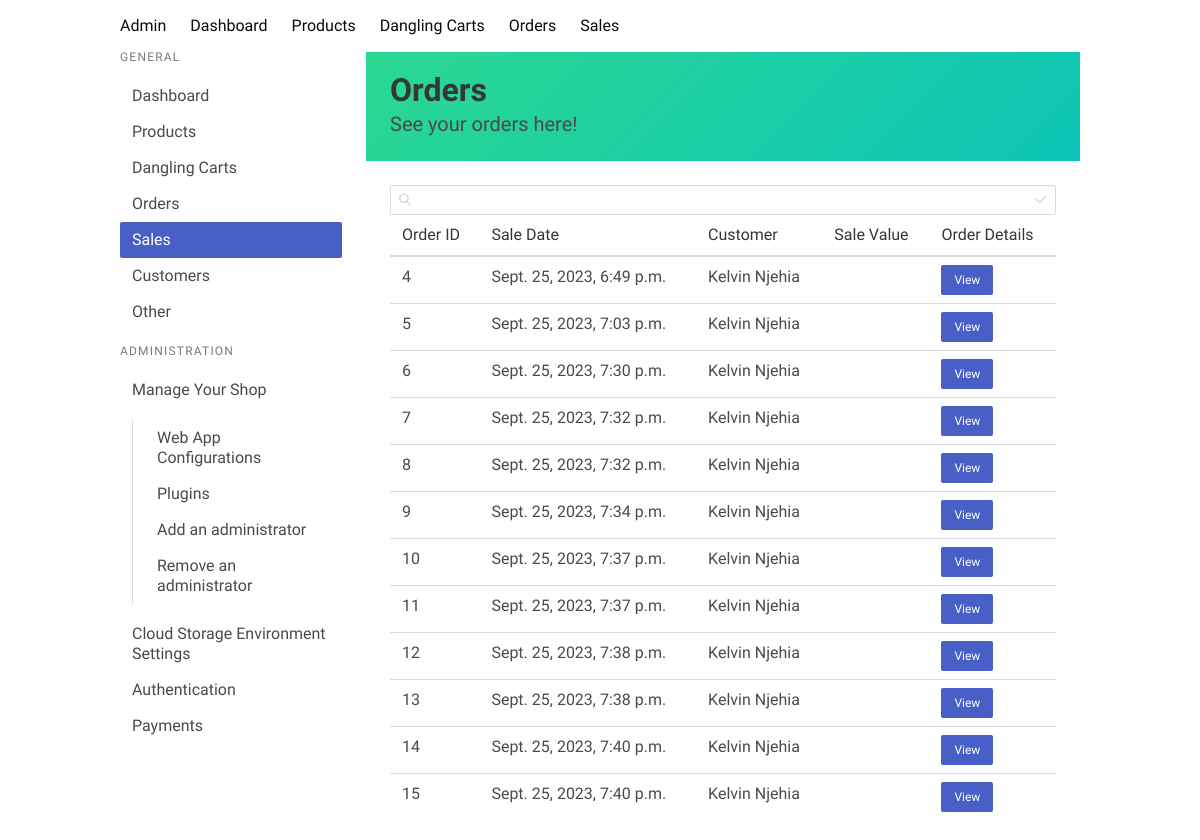
Page /sales/ on the committed database.
### core/models.py (models this page shows, shortened)
class Sale(models.Model):
    date_of_sale = models.DateTimeField(auto_now_add=True)
    order = models.ForeignKey(Order, on_delete=models.CASCADE)

class Order(models.Model):
    order_id = models.SlugField(max_length=100, null=True, blank=True)
    date_ordered = models.DateTimeField(auto_now_add=True)
    delivered = models.BooleanField(default=False)
    anonymous_cart = models.ForeignKey(AnonymousCart, on_delete=models.CASCADE, null=True, blank=True)
    buyer = models.ForeignKey(BuyerDeliveryDetails, on_delete=models.CASCADE, null=True, blank=True)
    buyer_id_order = models.ForeignKey(User, on_delete=models.CASCADE, null=True, blank=True)

class BuyerDeliveryDetails(models.Model):
    first_name = models.CharField(max_length=100)
    last_name = models.CharField(max_length=100)
    phone_number = models.IntegerField()
    email = models.EmailField()
    address = models.CharField(max_length=200)
    postal_code = models.CharField(max_length=20)
    city = models.CharField(max_length=100)
    country = models.CharField(max_length=100, default='Croatia')
    payment_method = models.CharField(max_length=100)
    username = models.CharField(max_length=100, null=True, blank=True)

### core/views.py (the view)
# urls.py: path('sales/', views.sales, name='sales'),
def sales(request):
    sales = Sale.objects.all()
    return render(request, 'shop/sales.html', {'sales': sales})

### core/context_processors.py (called while the page is built)
def categories(request):
    return {
        'categories': ProductCategory.objects.all()
    }

def cart(request):
    if request.user.is_authenticated:
        print(request.user)
        try:
            cart = Cart.objects.get(user=request.user)
            print(cart.cartitem_set)
            cart = cart.cartitem_set.count()
            return {
                'cart': cart
            }
        except:
            return {
                'cart': 0
            }
    else:
        cart_id = request.session.get('cart_id')
        print(cart_id)
        if cart_id:
            try:
                cart = AnonymousCart.objects.get(id=cart_id)
                cart = cart.anonymouscartitem_set.count()
                return {
                    'cart': cart
                }
            except:
                return {
                    'cart': 0
                }
        else:
            return {
                'cart': 0
            }

### core/templates/shop/sales.html (shortened to what this page needs)
{% extends 'shop/base.html' %}
{% load static %}
{% block content %}
<section class="hero is-colorful welcome is-small is-fixed-top">
    <div class="hero-body">
        <div class="container">
            <h1 class="title">
                Orders
            </h1>
            <h2 class="subtitle">
                See your orders here!
            </h2>
        </div>
    </div>
</section>
<div class="card-content">
    <div class="content">
        <div class="control has-icons-left has-icons-right inventory-search">
            <input class="input is-small" type="text" placeholder="">
            <span class="icon is-medium is-left">
            </span>
            <span class="icon is-medium is-right">
            </span>
        </div>
        <div class="inventory">
            <table id="product-table">
                <thead>
                    <td>Order ID</td>
                    <td>Sale Date</td>
                    <td>Customer</td>
                    <td>Sale Value</td>
                    <td>Order Details</td>
                </thead>
                <tbody>
                    {% for sale in sales %}
                    <tr>
                        <td>{{ sale.id }}</td>
                        <td>{{ sale.date_of_sale }}</td>
                        <td>{{ sale.order.buyer.first_name }} {{ sale.order.buyer.last_name }}</td>
                        <td>{{ sale.order. }}</td>
                        <td><a href="/sale_details/{{sale.id}}" class="button is-small is-link">View</a></td>
                    </tr>
                    {% endfor %}
                </tbody>
            </table>
        </div>
    </div>
</div>
{% endblock %}

### core/templates/shop/base.html (style rules this page uses)
body { height: 100%; font-family: 'Andika', sans-serif; overflow-x: hidden !important; overflow-y: hidden !important; scroll-behavior: smooth; }
html { overflow-y: hidden !important; overflow-x: hidden !important; }
.is-colorful { background-image: linear-gradient(-45deg, #0cc5b7 0%, #2bd891 100%); }

### core/templates/shop/sales.html (style rules this page uses)
.inventory { overflow-x: auto !important; justify-content: center; overflow-y: auto; min-height: 100vh !important; }

### rows in the picture
Sale: id "4", date_of_sale "Sept. 25, 2023, 6:49 p.m.", order.buyer.first_name "Kelvin", order.buyer.last_name "Njehia"
Sale: id "5", date_of_sale "Sept. 25, 2023, 7:03 p.m.", order.buyer.first_name "Kelvin", order.buyer.last_name "Njehia"
Sale: id "6", date_of_sale "Sept. 25, 2023, 7:30 p.m.", order.buyer.first_name "Kelvin", order.buyer.last_name "Njehia"
Sale: id "7", date_of_sale "Sept. 25, 2023, 7:32 p.m.", order.buyer.first_name "Kelvin", order.buyer.last_name "Njehia"
Sale: id "8", date_of_sale "Sept. 25, 2023, 7:32 p.m.", order.buyer.first_name "Kelvin", order.buyer.last_name "Njehia"
Sale: id "9", date_of_sale "Sept. 25, 2023, 7:34 p.m.", order.buyer.first_name "Kelvin", order.buyer.last_name "Njehia"
Sale: id "10", date_of_sale "Sept. 25, 2023, 7:37 p.m.", order.buyer.first_name "Kelvin", order.buyer.last_name "Njehia"
Sale: id "11", date_of_sale "Sept. 25, 2023, 7:37 p.m.", order.buyer.first_name "Kelvin", order.buyer.last_name "Njehia"
Sale: id "12", date_of_sale "Sept. 25, 2023, 7:38 p.m.", order.buyer.first_name "Kelvin", order.buyer.last_name "Njehia"
Sale: id "13", date_of_sale "Sept. 25, 2023, 7:38 p.m.", order.buyer.first_name "Kelvin", order.buyer.last_name "Njehia"
Sale: id "14", date_of_sale "Sept. 25, 2023, 7:40 p.m.", order.buyer.first_name "Kelvin", order.buyer.last_name "Njehia"
Sale: id "15", date_of_sale "Sept. 25, 2023, 7:40 p.m.", order.buyer.first_name "Kelvin", order.buyer.last_name "Njehia"
